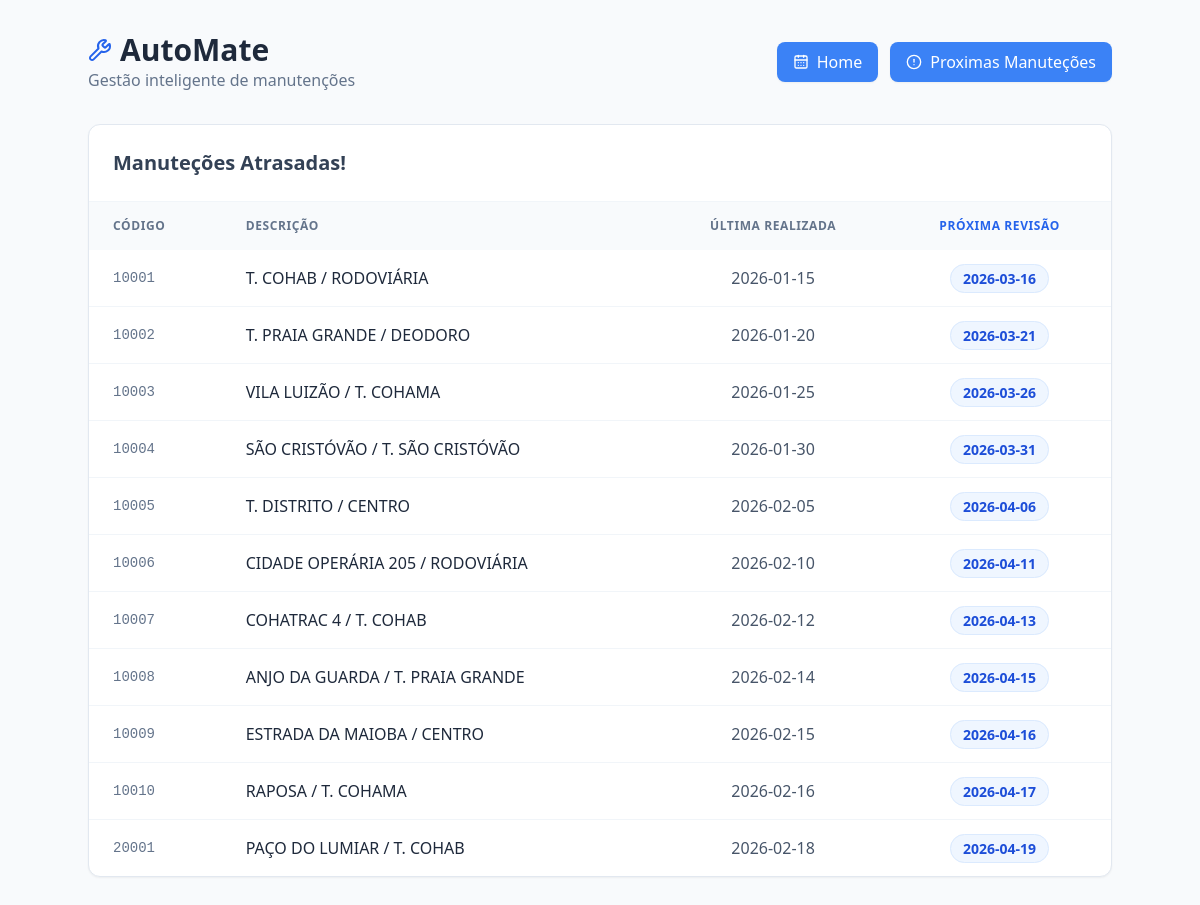
The page /buscarAtras on the database its author committed.
### tables this page shows
CREATE TABLE ONIBUS (Id INTEGER PRIMARY KEY AUTOINCREMENT, Codigo TEXT NOT NULL, Descricao TEXT NOT NULL, DataUltimaManutecao TEXT, DataProxManutecao TEXT);

### main.py (the view)
@app.route('/buscarAtras')
def buscarAtras():
    dados = manutecoesAtrasada()
    return render_template("manutecaoAtrasada.html",dados=dados)

### main.py (called while the page is built)
def get_db_connection():
    return sqlite3.connect('automate.db')

def manutecoesAtrasada():
    conn = get_db_connection()
    query = ("SELECT Codigo, Descricao, DataUltimaManutecao, DataProxManutecao FROM ONIBUS WHERE DataProxManutecao < DATETIME('now')")
    df = pd.read_sql_query(query, conn)
    return df.to_dict(orient='records') if not df.empty else []

### templates/manutecaoAtrasada.html (shortened to what this page needs)
<!DOCTYPE html>
<html lang="pt-br">
<head>
    <script src="https://cdn.tailwindcss.com"></script>
</head>
<body class="bg-slate-50 font-sans text-slate-900 p-4 md:p-8">
<div class="max-w-5xl mx-auto">
    <header class="flex flex-col md:flex-row md:items-center justify-between mb-8 gap-4">
        <div>
            <h1 class="text-3xl font-bold text-slate-800 flex items-center gap-2">
                <i data-lucide="wrench" class="text-blue-600"></i> AutoMate
            </h1>
            <p class="text-slate-500">Gestão inteligente de manutenções</p>
        </div>
        <div class="flex gap-3">
            <a href="/" class="flex items-center gap-2 bg-blue-500 hover:bg-blue-700 text-white px-4 py-2 rounded-lg transition-all font-medium shadow-sm">
                <i data-lucide="calendar-days" class="w-4 h-4"></i> Home
            </a>
            <a href="/buscarProx" class="flex items-center gap-2 bg-blue-500 hover:bg-blue-700 text-white px-4 py-2 rounded-lg transition-all font-medium shadow-sm">
                <i data-lucide="alert-circle" class="w-4 h-4"></i> Proximas Manuteções
            </a>
        </div>
    </header>
    <main class="bg-white rounded-xl shadow-sm border border-slate-200 overflow-hidden">
        <div class="p-6 border-b border-slate-100">
            <h2 class="text-xl font-semibold text-slate-700">Manuteções Atrasadas!</h2>
        </div>
        {% if dados %}
        <div class="overflow-x-auto">
            <table class="w-full text-left border-collapse">
                <thead>
                <tr class="bg-slate-50 text-slate-500 uppercase text-xs font-bold tracking-wider">
                    <th class="px-6 py-4">Código</th>
                    <th class="px-6 py-4">Descrição</th>
                    <th class="px-6 py-4 text-center">Última Realizada</th>
                    <th class="px-6 py-4 text-center text-blue-600">Próxima Revisão</th>
                </tr>
                </thead>
                <tbody class="divide-y divide-slate-100">
                {% for dado in dados %}
                <tr class="hover:bg-slate-50 transition-colors">
                    <td class="px-6 py-4 font-mono text-sm text-slate-500">{{ dado.Codigo }}</td>
                    <td class="px-6 py-4 font-medium text-slate-800">{{ dado.Descricao }}</td>
                    <td class="px-6 py-4 text-center text-slate-600">{{ dado.DataUltimaManutecao }}</td>
                    <td class="px-6 py-4 text-center">
                                <span class="bg-blue-50 text-blue-700 px-3 py-1 rounded-full text-sm font-semibold border border-blue-100">
                                    {{ dado.DataProxManutecao }}
                                </span>
                    </td>
                </tr>
                {% endfor %}
                </tbody>
            </table>
        </div>
        {% else %}
        <div class="flex flex-col items-center justify-center p-12 text-slate-400">
            <i data-lucide="clipboard-check" class="w-12 h-12 mb-4 opacity-20"></i>
            <p class="text-lg">Tudo em dia! Nenhuma manutenção pendente.</p>
        </div>
        {% endif %}
    </main>
</div>
</body>
</html>

### rows shown on the page
ONIBUS: Codigo "10001", Descricao "T. COHAB / RODOVIÁRIA", DataUltimaManutecao "2026-01-15", DataProxManutecao "2026-03-16"
ONIBUS: Codigo "10002", Descricao "T. PRAIA GRANDE / DEODORO", DataUltimaManutecao "2026-01-20", DataProxManutecao "2026-03-21"
ONIBUS: Codigo "10003", Descricao "VILA LUIZÃO / T. COHAMA", DataUltimaManutecao "2026-01-25", DataProxManutecao "2026-03-26"
ONIBUS: Codigo "10004", Descricao "SÃO CRISTÓVÃO / T. SÃO CRISTÓVÃO", DataUltimaManutecao "2026-01-30", DataProxManutecao "2026-03-31"
ONIBUS: Codigo "10005", Descricao "T. DISTRITO / CENTRO", DataUltimaManutecao "2026-02-05", DataProxManutecao "2026-04-06"
ONIBUS: Codigo "10006", Descricao "CIDADE OPERÁRIA 205 / RODOVIÁRIA", DataUltimaManutecao "2026-02-10", DataProxManutecao "2026-04-11"
ONIBUS: Codigo "10007", Descricao "COHATRAC 4 / T. COHAB", DataUltimaManutecao "2026-02-12", DataProxManutecao "2026-04-13"
ONIBUS: Codigo "10008", Descricao "ANJO DA GUARDA / T. PRAIA GRANDE", DataUltimaManutecao "2026-02-14", DataProxManutecao "2026-04-15"
ONIBUS: Codigo "10009", Descricao "ESTRADA DA MAIOBA / CENTRO", DataUltimaManutecao "2026-02-15", DataProxManutecao "2026-04-16"
ONIBUS: Codigo "10010", Descricao "RAPOSA / T. COHAMA", DataUltimaManutecao "2026-02-16", DataProxManutecao "2026-04-17"
ONIBUS: Codigo "20001", Descricao "PAÇO DO LUMIAR / T. COHAB", DataUltimaManutecao "2026-02-18", DataProxManutecao "2026-04-19"
